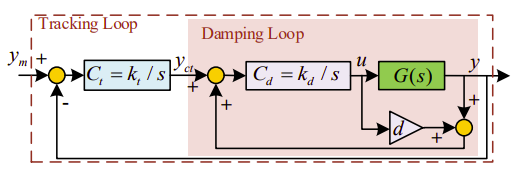
#> input picture controlAnalysis_images/image_0.png, 525 x 179 px, given in place of lena.png, which was not available
$ jupyter execute tut1.ipynb
#> lines starting #> are read from the running program, lines starting #| are printed output that depends on the picture; after the words box and inside, x2 and y2 are one past the last pixel; in counts of white or black regions, pixels touching at a corner belong together; pictures that were not available may be replaced by others from this repository, and a replacement may not be noted
[cell 1]
import cv2
import numpy as np
import matplotlib.pyplot as plt

[cell 2]
# read images, videos and webcam
img = cv2.imread('lena.png')
#> img is the input picture: shape (179, 525, 3); mean B, G, R 219, 223, 231.9
img = cv2.cvtColor(img,cv2.COLOR_BGR2RGB)
plt.imshow(img)
cv2.imshow("Output",img)
cv2.waitKey(1000)

[cell 3]
cap = cv2.VideoCapture("test_vid.mp4")

while True:
    success, img_vid = cap.read()
    cv2.imshow("Video",img_vid)
    if cv2.waitKey(1000) & 0xFF == ord('q'):
#> (key q is pressed here)
       break

[cell 4]
# basic functionalities
img = cv2.imread('lena.png')
imgGray = cv2.cvtColor(img,cv2.COLOR_BGR2GRAY)
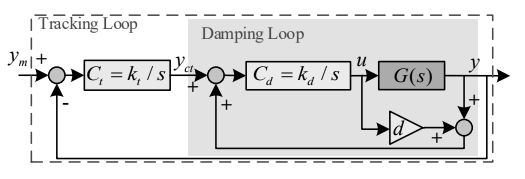
#> imgGray: shape (179, 525); min 0, max 255, mean 225.3
cv2.imshow("Lena Gray", imgGray)
cv2.waitKey(10000)

[cell 5]
imgBlur = cv2.GaussianBlur(imgGray,(7,7),0)
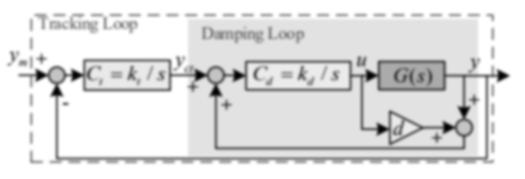
#> imgBlur: shape (179, 525); min 1, max 255, mean 225.3
cv2.imshow('Lena Blur', imgBlur)
cv2.waitKey(1000)

[cell 6]
# edge detecting
imgCanny = cv2.Canny(img,150,200)
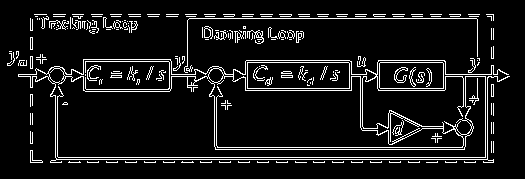
#> imgCanny: shape (179, 525); 8.8% white in thin lines or dots, all inside (x1, y1, x2, y2) = (7, 14, 510, 163)
cv2.imshow('Lena Edges',imgCanny)
cv2.waitKey(100)

[cell 7]
#image dilation
kernel = np.ones((5,5),np.uint8)
imgDilation = cv2.dilate(imgCanny,kernel,iterations=1)
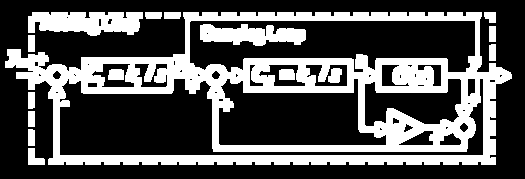
#> imgDilation: shape (179, 525); 33% white; 16 white regions, largest, box (x1, y1, x2, y2) and area: (5, 12, 512, 165) 25568, (28, 12, 143, 36) 2144, (200, 24, 306, 46) 1590
cv2.imshow("Lena Dilation",imgDilation)
cv2.waitKey(1000)

[cell 8]
#image erosion
imgEroded = cv2.erode(imgDilation,kernel,iterations=1)
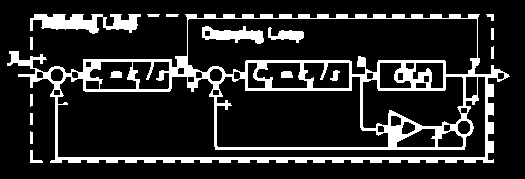
#> imgEroded: shape (179, 525); 15.9% white; 17 white regions, largest, box (x1, y1, x2, y2) and area: (7, 14, 510, 163) 12145, (30, 14, 141, 34) 1288, (202, 26, 264, 44) 617
cv2.imshow("Lena Eroded",imgEroded)
cv2.waitKey(1000)

[cell 9]
#resize images
img = cv2.imread('lambo.png')
print(img.shape)
#| (179, 525, 3)
print("Height : {} pixels".format(img.shape[0]))
#| Height : 179 pixels
print("Weight : {} pixels".format(img.shape[1]))
#| Weight : 525 pixels
print("Channels : {}".format(img.shape[2]))
#| Channels : 3

[cell 10]
#resize image
imgResize = cv2.resize(img,(300,200))
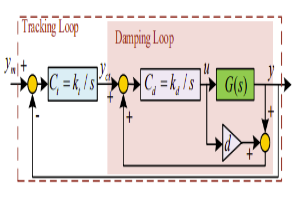
#> imgResize: shape (200, 300, 3); mean B, G, R 219, 223, 231.9
cv2.imshow("Lambo Resized",imgResize)
cv2.waitKey(1000)

[cell 11]
#cropping images
imgCrop = img[0:200,200:500]
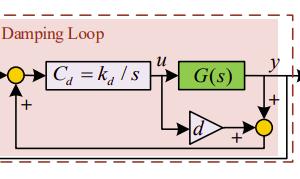
#> imgCrop: shape (179, 300, 3); mean B, G, R 204.8, 211.1, 225.1
cv2.imshow("Cropped",imgCrop)
cv2.waitKey(1000)

[cell 12]
img_np = np.zeros((512,512,3),np.uint8)
img_np[:] = 255,0,0
cv2.line(img_np,(0,0),(500,500),(0,255,0),3)
cv2.rectangle(img_np,(0,0),(400,300),(0,255,0),3)
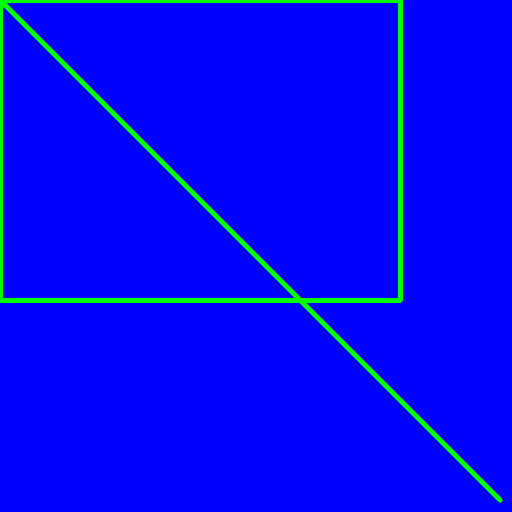
#> img_np: shape (512, 512, 3); mean of channels 0, 1, 2 246.2, 8.8, 0; drawn as B, G, R
cv2.imshow("Numpy Image",img_np)
cv2.waitKey(1000)
